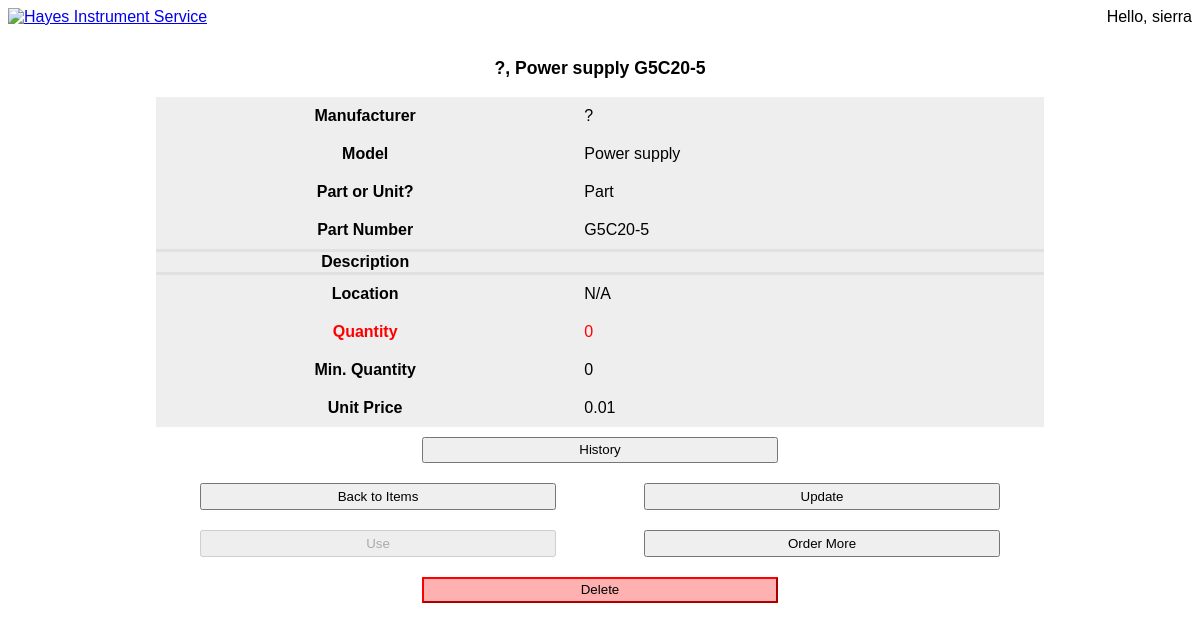
Screenshot of /inventory_database/items/486/ (signed in) with the database file from the repository.
### inventory/models.py (models this page shows, shortened)
class Item(models.Model):
    class Meta:
        db_table = "inventory_item"
        managed = True
    PART = "Part"
    UNIT = "Unit"
    ITEM_TYPE_CHOICES = {
        PART: "Part",
        UNIT: "Unit",
    }
    manufacturer = models.CharField(default="N/A", max_length=50)
    model = models.CharField(default="N/A", max_length=100)
    part_or_unit = models.CharField(
        blank=False,
        choices=ITEM_TYPE_CHOICES,
        default=PART,
        max_length=5,
    )
    part_number = models.CharField(blank=True, max_length=100)
    description = models.TextField()
    location = models.CharField(default="N/A", max_length=50)
    quantity = models.IntegerField(default=0, validators=[MinValueValidator(0)])
    min_quantity = models.IntegerField(default=0, validators=[MinValueValidator(0)])
    unit_price = models.DecimalField(
        default=0.01,
        max_digits=16,
        decimal_places=2,
        validators=[MinValueValidator(0.00)],
    )
    last_modified_by = models.ForeignKey(
        User, on_delete=models.SET_NULL, null=True, blank=True
    )
    tracker = FieldTracker(
        fields=[
            "manufacturer",
            "model",
            "part_or_unit",
            "part_number",
            "description",
            "location",
            "quantity",
            "min_quantity",
            "unit_price",
        ]
    )
    @property
    def low_stock(self):
        return self.quantity <= self.min_quantity
    def __str__(self):
        item_string = self.manufacturer + ", " + self.model
        if self.part_or_unit == self.PART:
            item_string += " " + self.part_number
        return item_string

### inventory/views.py (the view)
# urls.py: path("items/<int:pk>/", views.ItemDetailView.as_view(), name="item_detail"),
class ItemDetailView(LoginRequiredMixin, DetailView):
    model = Item
    template_name = "item_detail.html"
    def get_context_data(self, **kwargs):
        context = super().get_context_data(**kwargs)
        context["user_group"] = self.request.user.groups.first()
        return context

### inventory/templates/item_detail.html (shortened to what this page needs)
{% extends "inventory_base_template.html" %}
{% load static %}
{% block other_stylesheets %}
    <link rel="stylesheet" href="{% static "item_detail.css" %}" />
{% endblock other_stylesheets %}
{% block page-title %} {{ item }} {% endblock page-title %}
{% block content %}
{% if item %}
    <table>
        <tr>
            <th>Manufacturer</th><td>{{ item.manufacturer }}</td>
        </tr>
        <tr>
            <th>Model</th><td>{{ item.model }}</td>
        </tr>
        <tr>
            <th>Part or Unit?</th><td>{{ item.part_or_unit }}</td>
        </tr>
        <tr>
            <th>Part Number</th><td>{{ item.part_number }}</td>
        </tr>
        <tr class="description">
            <th>Description</th><td>{{ item.description }}</td>
        </tr>
        <tr>
            <th>Location</th><td>{{ item.location }}</td>
        </tr>
        <tr {% if item.low_stock %} style="color: red;" title="This item is low in stock."{% endif %}>
            <th>Quantity</th><td>{{ item.quantity }}</td>
        </tr>
        <tr>
            <th>Min. Quantity</th><td>{{ item.min_quantity }}</td>
        </tr>
        <tr>
            <th>Unit Price</th><td>{{ item.unit_price }}</td>
        </tr>
    </table>
{% else %}
    No details are available.
{% endif %}
<div class="buttons">
    <button type="buttons" id="history" onclick="window.location.href='{% url "inventory:item_history" item.id %}'">
        History
    </button>
</div>
<div class="buttons">
    <button type="button" id="back" onclick="window.location.href='{% url "inventory:items" %}';">
        Back to Items
    </button>
    {% if user_group.name != None and user_group.name != 'Viewer' %}
    {% if user_group.name == 'Superuser' %}
    <button type="button" id="update" onclick="window.location.href='{% url 'inventory:item_update_form_superuser' item.id %}';">
    {% elif user_group.name == 'Technician' %}
    <button type="button" id="update" onclick="window.location.href='{% url 'inventory:item_update_form_technician' item.id %}';">
    {% else %}
    <button type="button" id="update" onclick="window.location.href='{% url 'inventory:item_update_form_intern' item.id %}';">
    {% endif %}
        Update
    </button>
    {% endif %}
</div>
{% if user_group.name == 'Technician' or user_group.name == 'Superuser' %}
<div class="buttons">
    <button type="button" id="use"
        onclick="window.location.href='{% url "inventory:item_use_form" %}?item_id={{ item.id }}'"
        {% if item.quantity == 0 %}disabled{% endif %}
    >
        Use
    </button>
    {% if user_group.name == 'Superuser' %}
    <button type="button" id="order-more"
        onclick="window.open('{% url "inventory:purchase_order_form" %}', '_blank')"
    >
        Order More
    </button>
    {% endif %}
</div>
<div class="buttons danger-zone">
    <button type="button" onclick="window.location.href='{% url "inventory:item_confirm_delete" item.id %}'">Delete</button>
</div>
{% endif %}
{% endblock content %}

### inventory/templates/inventory_base_template.html (shortened to what this page needs)
<!DOCTYPE html>
<html lang="en">
{% load static %}
<head>
    <link rel="stylesheet" href="{% static "inventory_base.css" %}" />
    {% block other_stylesheets %}{% endblock other_stylesheets %}
</head>
<body>
    <div class="header">
        <a href="{% url 'authentication:home' %}">
            <img class="image" height="94" width="532" src="https://hayesinstruments.com/images/HayesLetterhead.gif"
                alt="Hayes Instrument Service"
                title="Click here to go to the Home page.">
        </a>
            <span class="user" onclick="openNav()">
                Hello, {{ request.user.username }}
            </span>
    </div>
    <div class="page-title">{% block page-title %}{% endblock page-title %}</div>
    <div class="content">
        {% block content %}
        {% endblock content %}
    </div>
</body>
</html>

### inventory/static/inventory_base.css (style rules this page uses)
body, textarea { font-family: arial, sans-serif; }
div.header { display: flex; margin-bottom: 2em; justify-content: space-between; align-items: center; }
div.page-title { font-size: 110%; font-weight: bold; text-align: center; padding-bottom: 1em; }

### inventory/static/item_detail.css (style rules this page uses)
table, .buttons { margin: 0 auto; width: 75%; max-width: 900px; }
table { background-color: rgb(238, 238, 238); border-collapse: collapse; }
td { padding: 10px; }
tr.description { border-top: 3px solid rgb(225, 225, 225); border-bottom: 3px solid rgb(225, 225, 225); }
.buttons { display: flex; justify-content: space-around; padding: 10px 0; }
.buttons > button, input { width: 40%; height: 2em; }
.buttons.danger-zone > button { border-color: red; background-color: rgba(255, 100, 100, 0.5); }

### rows the page displays
Item: manufacturer+model+part_or_unit "?, Power supply G5C20-5", manufacturer "?", model "Power supply", part_or_unit "Part", part_number "G5C20-5", location "N/A", quantity "0", min_quantity "0", unit_price "0.01"

### other values shown
{{ request.user.username }} "sierra"
